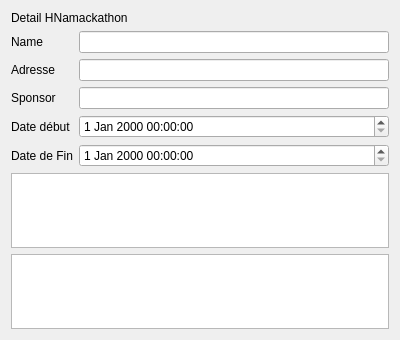
<?xml version="1.0" encoding="UTF-8"?>
<ui version="4.0">
 <class>HackathonDetailView</class>
 <widget class="QWidget" name="HackathonDetailView">
  <property name="geometry">
   <rect>
    <x>0</x>
    <y>0</y>
    <width>400</width>
    <height>340</height>
   </rect>
  </property>
  <property name="windowTitle">
   <string>Form</string>
  </property>
  <layout class="QVBoxLayout" name="verticalLayout">
   <item>
    <widget class="QLabel" name="label">
     <property name="text">
      <string>Detail HNamackathon</string>
     </property>
    </widget>
   </item>
   <item>
    <layout class="QFormLayout" name="formLayout">
     <item row="0" column="0">
      <widget class="QLabel" name="nameLabel">
       <property name="text">
        <string>Name</string>
       </property>
      </widget>
     </item>
     <item row="3" column="0">
      <widget class="QLabel" name="label_3">
       <property name="text">
        <string>Date début</string>
       </property>
      </widget>
     </item>
     <item row="4" column="0">
      <widget class="QLabel" name="label_4">
       <property name="text">
        <string>Date de Fin</string>
       </property>
      </widget>
     </item>
     <item row="1" column="0">
      <widget class="QLabel" name="label_5">
       <property name="text">
        <string>Adresse</string>
       </property>
      </widget>
     </item>
     <item row="2" column="0">
      <widget class="QLabel" name="label_6">
       <property name="text">
        <string>Sponsor</string>
       </property>
      </widget>
     </item>
     <item row="0" column="1">
      <widget class="QLineEdit" name="nameLineEdit"/>
     </item>
     <item row="1" column="1">
      <widget class="QLineEdit" name="adressLineEdit"/>
     </item>
     <item row="2" column="1">
      <widget class="QLineEdit" name="sponsorLineEdit"/>
     </item>
     <item row="3" column="1">
      <widget class="QDateTimeEdit" name="startDateTimeEdit"/>
     </item>
     <item row="4" column="1">
      <widget class="QDateTimeEdit" name="endDateTimeEdit"/>
     </item>
    </layout>
   </item>
   <item>
    <widget class="QListView" name="teamListView"/>
   </item>
   <item>
    <widget class="QListView" name="stepListView"/>
   </item>
  </layout>
 </widget>
 <resources/>
 <connections/>
</ui>
